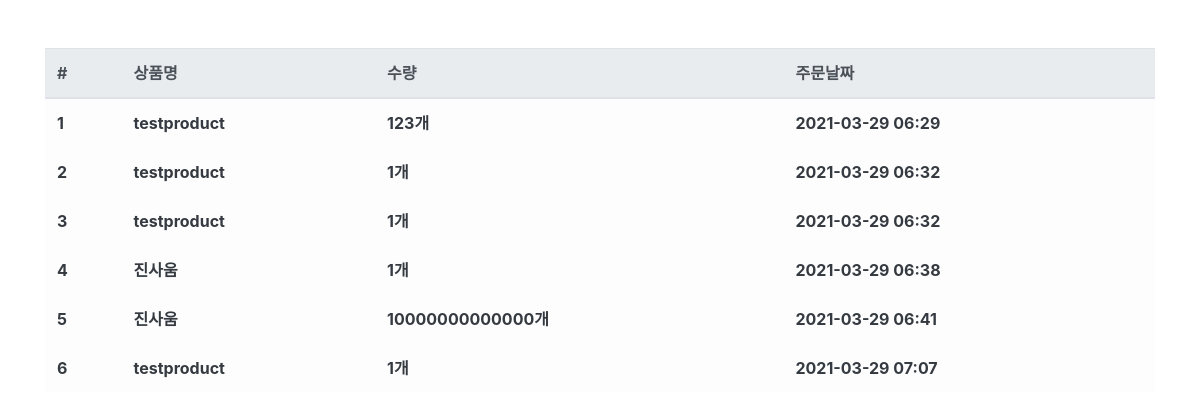
The app's page /order/ (signed in) with its own data.
### order/models.py (models this page shows, shortened)
class Order(models.Model):
    user = models.ForeignKey('users.Users', on_delete=models.CASCADE, verbose_name="주문 고객")
    product = models.ForeignKey('product.Product', on_delete=models.CASCADE, verbose_name="주문 상품")
    quantity = models.IntegerField(verbose_name="수량")
    register_date = models.DateTimeField(auto_now_add=True, verbose_name="주문 날짜")
    class Meta:
        db_table = "orders"
        verbose_name = "주문내역"
        verbose_name_plural = "주문내역"

### product/models.py (models this page shows)
class Product(models.Model):
    name = models.CharField(max_length=256, verbose_name="상품명")
    price = models.IntegerField(verbose_name="상품가격")
    description = models.TextField(verbose_name="상품설명")
    stuck = models.IntegerField(verbose_name="상품재고")
    register_date = models.DateTimeField(auto_now_add=True, verbose_name="등록일")
    def __str__(self):
        return self.name
    class Meta:
        db_table = 'products'
        verbose_name = "상품"
        verbose_name_plural = "상품 목록"

### order/views.py (the view)
# urls.py: path('order/', OrderList.as_view()),
@method_decorator(login_required, name='dispatch')
class OrderList(ListView):
    template_name = 'order.html'
    context_object_name = 'order_list'
    def get_queryset(self, **kwargs):
        queryset = Order.objects.filter(user__email=self.request.session.get('user'))
        return queryset

### order/templates/order.html
{% extends "base.html" %}
{% load humanize %}
{% block contents %}
<div class="row mt-5">
    <div class="col-12">
        <table class="table table-light">
            <thead class="thead-light">
            <tr>
                <th scope="col">#</th>
                <th scope="col">상품명</th>
                <th scope="col">수량</th>
                <th scope="col">주문날짜</th>
            </tr>
            </thead>
            <tbody class="text-dark">
            {% for order in order_list %}
            <tr>
                <th scope="row">{{order.id}}</th>
                <th>{{order.product}}</th>
                <th>{{order.quantity}}개</th>
                <th>{{order.register_date|date:'Y-m-d H:i'}}</th>
            </tr>
            {% endfor %}
            </tbody>
        </table>
    </div>
</div>
{% endblock %}

### records on screen
Order: id "1", product "testproduct", quantity "123", register_date "2021-03-29 06:29"
Order: id "2", product "testproduct", quantity "1", register_date "2021-03-29 06:32"
Order: id "3", product "testproduct", quantity "1", register_date "2021-03-29 06:32"
Order: id "4", product "진사움", quantity "1", register_date "2021-03-29 06:38"
Order: id "5", product "진사움", quantity "10000000000000", register_date "2021-03-29 06:41"
Order: id "6", product "testproduct", quantity "1", register_date "2021-03-29 07:07"
